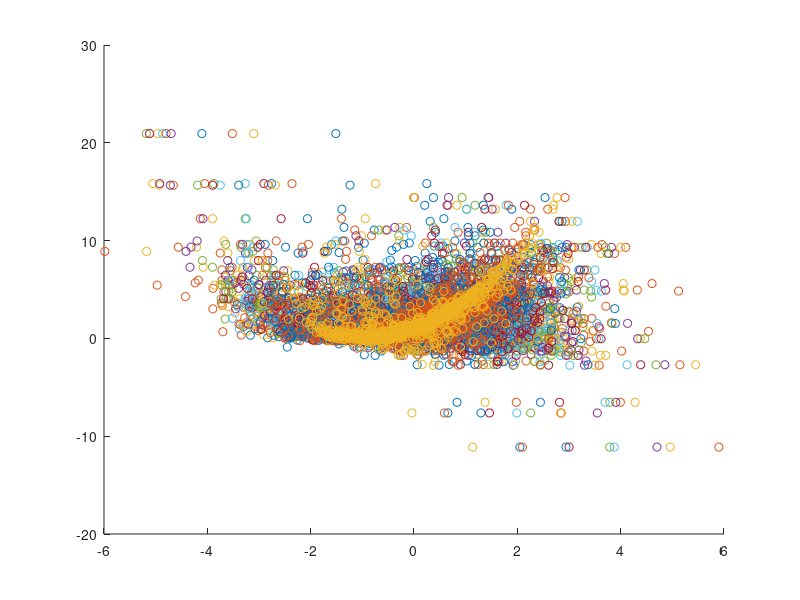
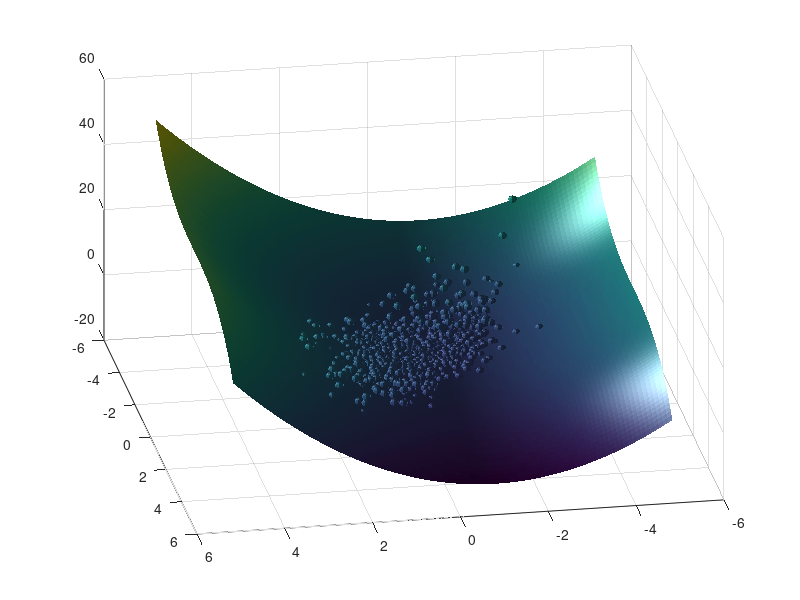

MATLAB code for these plots, in order: (Note: this script raises an error after producing the figures.)
%% TEST FILE FOR ILLUSTRATION

% This file show how the internal predia files are used in a test example.

main_path = pwd;
addpath([main_path ':' main_path '/aux']);
clear all
n_mc = 20000;

%%%%%%%%%%%%%%%%%%%%%%%%%%%%%%%%%%%%%%%%%%%%%%%%%%%%%%%%%%%%%%%%%%%%%%%%%%
%%% SIMPLE NON LINEAR MODEL %%%%%%%%%%%%%%%%%%%%%%%%%%%%%%%%%%%%%%%%%%%%%%
% with relevant parameters 1 and 7
% other parameter are only pseudo parameter
% parameter 10 is independent to the output
input = randn(1,n_mc);
%simluation different less dependent input parameter
for i= 2:9
    input(i,:) = input(i-1,:) + randn(1,n_mc).*0.5;
end
input(10,:) =randn(1,n_mc);

% inputs are observable quanties, for which an measurement error needs to
% be defined for the latter data worth analysis
meas_err_std(1:4)  = 0.8;
meas_err_std(5:10) = 0.3;

% model prediction
output = (input(1,:)+1).^2 - (.5 .* input(7,:) + randn(1,n_mc).* .25).^3 + randn(1,n_mc).* 0.2;
%%%%%%%%%%%%%%%%%%%%%%%%%%%%%%%%%%%%%%%%%%%%%%%%%%%%%%%%%%%%%%%%%%%%%%%%%%
%%%%%%%%%%%%%%%%%%%%%%%%%%%%%%%%%%%%%%%%%%%%%%%%%%%%%%%%%%%%%%%%%%%%%%%%%%
    figure(1)
    clf
    hold on
    n_plot = 1000;
for i = 1:10

    scatter(input(11-i,1:n_plot),output(1:n_plot))
end

[X1,X2] = meshgrid(-5:.1:5,-5:.1:5);

fid_out = fopen('input.data','w');
fwrite(fid_out,input(:),'double');
fclose(fid_out);

fid_out = fopen('output.data','w');
fwrite(fid_out,output,'double');
fclose(fid_out);

%%
figure(4)
clf
surf(X1,X2,(X1+1).^2 - (.5 .* X2).^3)
[X,Y,Z] = sphere(10);
X = X./10;
Y = Y./10;

hold on
for i = 1:1000
    surf(input(1,i)+X,input(5,i)+Y,output(i)+Z)
end
shading flat
light
view(-190,37)
% scatter3(input(1,:),input(5,:),output,50,output,'filled')
%% single measurement
ctrl = [];
% ctrl.no_err_marg = 0;


% Evaluation of the prior variance of the model output
prior_var = var(output);

% Evaluation of the posterior variance of the model output conditional on the input data 1 to 10
for i= 1:10
    tic
    [cond_var(i),ESS] = expect_cond_var_predia(ctrl, input(i,:),input(i,1:2000), meas_err_std(i),output);
    toc
end

% Plotting
figure(2)
hold on
plot(prior_var- cond_var)
ylim([0 5])
xlabel('given input')
ylabel('variance reduction')
legend('one obs.')
grid on



%% two measurements


for i= 1:10
    tic
    comb_input = input([1 i],:);  % fixed first observation in combination of any other observations
    [cond_var_comb2(i),ESS] = expect_cond_var_predia(ctrl, comb_input ,comb_input(:,1:2000), meas_err_std([1,i]) ,output);
    toc
end

figure(2)
hold on

plot(1:10,prior_var- cond_var_comb2(1:10),'r')
xlabel('given input')
ylabel('variance reduction')

legend({'one obs.','two obs.'})

return
%%

[weights, ESS, sumSqrWeights,ttime] = predia_weight_matrix(ctrl,comb_input(:,1:10),comb_input(:,1:2), meas_err_std([1,i]))
weights
tmp_cond_var = weighted_cond_var(ctrl, weights,sumSqrWeights,output(1:10))


[weights, ESS, sumSqrWeights,ttime] = predia_weight_matrix(ctrl,comb_input(:,1:20000),comb_input(:,1:2000), meas_err_std([1,i]));
mean(weighted_cond_var(ctrl, weights,sumSqrWeights,output(1:20000)))